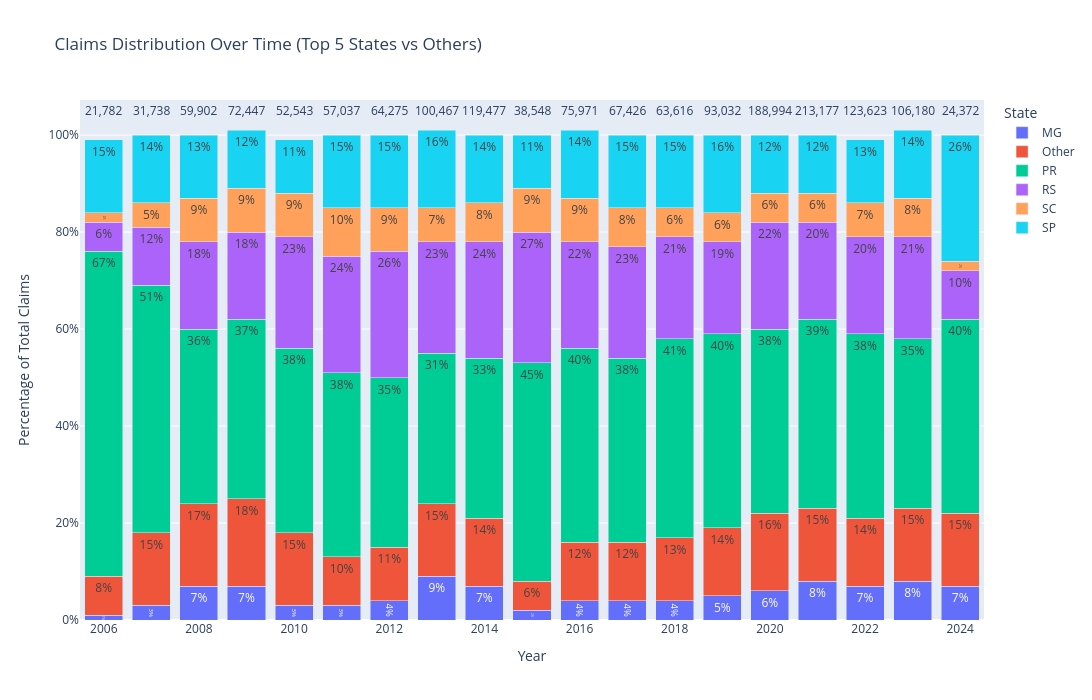

The notebook cell this image was saved under:
### Code cell
import pandas as pd
import plotly.express as px

# Sample data loading (replace 'data' with your actual DataFrame)
# data = pd.read_csv('your_data.csv')

# Group by state and year, count unique proposals
state_year_claims = data.groupby([geographical_level, 'year_proposta'])['nr_proposta'].nunique().reset_index()

# Sum total claims by state
state_totals = state_year_claims.groupby(geographical_level)['nr_proposta'].sum().reset_index()

n = 5
# Get the top N states and group others as 'Other'
top_states = state_totals.nlargest(n, 'nr_proposta')[geographical_level].tolist()
state_year_claims[geographical_level] = state_year_claims[geographical_level].apply(lambda x: x if x in top_states else 'Other')
# Aggregate 'Other' states
state_year_claims = state_year_claims.groupby([geographical_level, 'year_proposta'])['nr_proposta'].sum().reset_index()

# Calculate total number of claims per year
year_totals = state_year_claims.groupby('year_proposta')['nr_proposta'].sum().reset_index()

# Merge total claims to calculate percentages
state_year_claims = pd.merge(state_year_claims, year_totals, on='year_proposta', suffixes=('', '_total'))

# Calculate percentage contribution for each state
state_year_claims['percentage'] = state_year_claims['nr_proposta'] / state_year_claims['nr_proposta_total'] * 100
state_year_claims['percentage'] = state_year_claims['percentage'].round()

# Create a 100% stacked bar chart (relative proportions) with absolute values on top
fig = px.bar(
    state_year_claims, 
    x='year_proposta', 
    y='percentage', 
    color=geographical_level, 
    title=f'Claims Distribution Over Time (Top {n} States vs Others)',
    labels={'year_proposta': 'Year', 'percentage': 'Percentage of Total Claims', geographical_level: 'State'},
    text_auto=True  # Auto display the percentages inside the bars
)

# Add absolute total claims as text on top of the bars
for year, total in zip(year_totals['year_proposta'], year_totals['nr_proposta']):
    fig.add_annotation(
        x=year,
        y=103,  # Position the label at the top of each bar (100%)
        text=f"{total:,}",  # Format the total with commas
        showarrow=False,
        yshift=10,  # Shift the text slightly above the bar
        font=dict(size=12),
    )

# Update layout to format the chart
fig.update_layout(
    height=700,
    width=1500, 
    barmode='stack',  # Stack bars to 100%
    xaxis_title='Year',
    yaxis_title='Percentage of Total Claims',
    yaxis=dict(ticksuffix='%'),  # Show y-axis as percentages
    legend_title='State'
)

# Show the plot
fig.show()

### Figure 1 — Plotly figure (JSON) as saved in the notebook; plotly's stock layout.template omitted (floating-point values rounded to 4 significant figures)
{"data": [{"alignmentgroup": "True", "hovertemplate": "State=MG<br>Year=%{x}<br>Percentage of Total Claims=%{y}<extra></extra>", "legendgroup": "MG", "marker": {"color": "#636efa", "pattern": {"shape": ""}}, "name": "MG", "offsetgroup": "MG", "orientation": "v", "showlegend": true, "textposition": "auto", "texttemplate": "%{y}", "type": "bar", "x": [2006, 2007, 2008, 2009, 2010, 2011, 2012, 2013, 2014, 2015, 2016, 2017, 2018, 2019, 2020, 2021, 2022, 2023, 2024], "xaxis": "x", "y": [1, 3, 7, 7, 3, 3, 4, 9, 7, 2, 4, 4, 4, 5, 6, 8, 7, 8, 7], "yaxis": "y"}, {"alignmentgroup": "True", "hovertemplate": "State=Other<br>Year=%{x}<br>Percentage of Total Claims=%{y}<extra></extra>", "legendgroup": "Other", "marker": {"color": "#EF553B", "pattern": {"shape": ""}}, "name": "Other", "offsetgroup": "Other", "orientation": "v", "showlegend": true, "textposition": "auto", "texttemplate": "%{y}", "type": "bar", "x": [2006, 2007, 2008, 2009, 2010, 2011, 2012, 2013, 2014, 2015, 2016, 2017, 2018, 2019, 2020, 2021, 2022, 2023, 2024], "xaxis": "x", "y": [8, 15, 17, 18, 15, 10, 11, 15, 14, 6, 12, 12, 13, 14, 16, 15, 14, 15, 15], "yaxis": "y"}, {"alignmentgroup": "True", "hovertemplate": "State=PR<br>Year=%{x}<br>Percentage of Total Claims=%{y}<extra></extra>", "legendgroup": "PR", "marker": {"color": "#00cc96", "pattern": {"shape": ""}}, "name": "PR", "offsetgroup": "PR", "orientation": "v", "showlegend": true, "textposition": "auto", "texttemplate": "%{y}", "type": "bar", "x": [2006, 2007, 2008, 2009, 2010, 2011, 2012, 2013, 2014, 2015, 2016, 2017, 2018, 2019, 2020, 2021, 2022, 2023, 2024], "xaxis": "x", "y": [67, 51, 36, 37, 38, 38, 35, 31, 33, 45, 40, 38, 41, 40, 38, 39, 38, 35, 40], "yaxis": "y"}, {"alignmentgroup": "True", "hovertemplate": "State=RS<br>Year=%{x}<br>Percentage of Total Claims=%{y}<extra></extra>", "legendgroup": "RS", "marker": {"color": "#ab63fa", "pattern": {"shape": ""}}, "name": "RS", "offsetgroup": "RS", "orientation": "v", "showlegend": true, "textposition": "auto", "texttemplate": "%{y}", "type": "bar", "x": [2006, 2007, 2008, 2009, 2010, 2011, 2012, 2013, 2014, 2015, 2016, 2017, 2018, 2019, 2020, 2021, 2022, 2023, 2024], "xaxis": "x", "y": [6, 12, 18, 18, 23, 24, 26, 23, 24, 27, 22, 23, 21, 19, 22, 20, 20, 21, 10], "yaxis": "y"}, {"alignmentgroup": "True", "hovertemplate": "State=SC<br>Year=%{x}<br>Percentage of Total Claims=%{y}<extra></extra>", "legendgroup": "SC", "marker": {"color": "#FFA15A", "pattern": {"shape": ""}}, "name": "SC", "offsetgroup": "SC", "orientation": "v", "showlegend": true, "textposition": "auto", "texttemplate": "%{y}", "type": "bar", "x": [2006, 2007, 2008, 2009, 2010, 2011, 2012, 2013, 2014, 2015, 2016, 2017, 2018, 2019, 2020, 2021, 2022, 2023, 2024], "xaxis": "x", "y": [2, 5, 9, 9, 9, 10, 9, 7, 8, 9, 9, 8, 6, 6, 6, 6, 7, 8, 2], "yaxis": "y"}, {"alignmentgroup": "True", "hovertemplate": "State=SP<br>Year=%{x}<br>Percentage of Total Claims=%{y}<extra></extra>", "legendgroup": "SP", "marker": {"color": "#19d3f3", "pattern": {"shape": ""}}, "name": "SP", "offsetgroup": "SP", "orientation": "v", "showlegend": true, "textposition": "auto", "texttemplate": "%{y}", "type": "bar", "x": [2006, 2007, 2008, 2009, 2010, 2011, 2012, 2013, 2014, 2015, 2016, 2017, 2018, 2019, 2020, 2021, 2022, 2023, 2024], "xaxis": "x", "y": [15, 14, 13, 12, 11, 15, 15, 16, 14, 11, 14, 15, 15, 16, 12, 12, 13, 14, 26], "yaxis": "y"}], "layout": {"annotations": [{"font": {"size": 12}, "showarrow": false, "text": "21,782", "x": 2006, "y": 103, "yshift": 10}, {"font": {"size": 12}, "showarrow": false, "text": "31,738", "x": 2007, "y": 103, "yshift": 10}, {"font": {"size": 12}, "showarrow": false, "text": "59,902", "x": 2008, "y": 103, "yshift": 10}, {"font": {"size": 12}, "showarrow": false, "text": "72,447", "x": 2009, "y": 103, "yshift": 10}, {"font": {"size": 12}, "showarrow": false, "text": "52,543", "x": 2010, "y": 103, "yshift": 10}, {"font": {"size": 12}, "showarrow": false, "text": "57,037", "x": 2011, "y": 103, "yshift": 10}, {"font": {"size": 12}, "showarrow": false, "text": "64,275", "x": 2012, "y": 103, "yshift": 10}, {"font": {"size": 12}, "showarrow": false, "text": "100,467", "x": 2013, "y": 103, "yshift": 10}, {"font": {"size": 12}, "showarrow": false, "text": "119,477", "x": 2014, "y": 103, "yshift": 10}, {"font": {"size": 12}, "showarrow": false, "text": "38,548", "x": 2015, "y": 103, "yshift": 10}, {"font": {"size": 12}, "showarrow": false, "text": "75,971", "x": 2016, "y": 103, "yshift": 10}, {"font": {"size": 12}, "showarrow": false, "text": "67,426", "x": 2017, "y": 103, "yshift": 10}, {"font": {"size": 12}, "showarrow": false, "text": "63,616", "x": 2018, "y": 103, "yshift": 10}, {"font": {"size": 12}, "showarrow": false, "text": "93,032", "x": 2019, "y": 103, "yshift": 10}, {"font": {"size": 12}, "showarrow": false, "text": "188,994", "x": 2020, "y": 103, "yshift": 10}, {"font": {"size": 12}, "showarrow": false, "text": "213,177", "x": 2021, "y": 103, "yshift": 10}, {"font": {"size": 12}, "showarrow": false, "text": "123,623", "x": 2022, "y": 103, "yshift": 10}, {"font": {"size": 12}, "showarrow": false, "text": "106,180", "x": 2023, "y": 103, "yshift": 10}, {"font": {"size": 12}, "showarrow": false, "text": "24,372", "x": 2024, "y": 103, "yshift": 10}], "barmode": "stack", "height": 700, "legend": {"title": {"text": "State"}, "tracegroupgap": 0}, "title": {"text": "Claims Distribution Over Time (Top 5 States vs Others)"}, "width": 1500, "xaxis": {"anchor": "y", "domain": [0, 1], "title": {"text": "Year"}}, "yaxis": {"anchor": "x", "domain": [0, 1], "ticksuffix": "%", "title": {"text": "Percentage of Total Claims"}}}}
